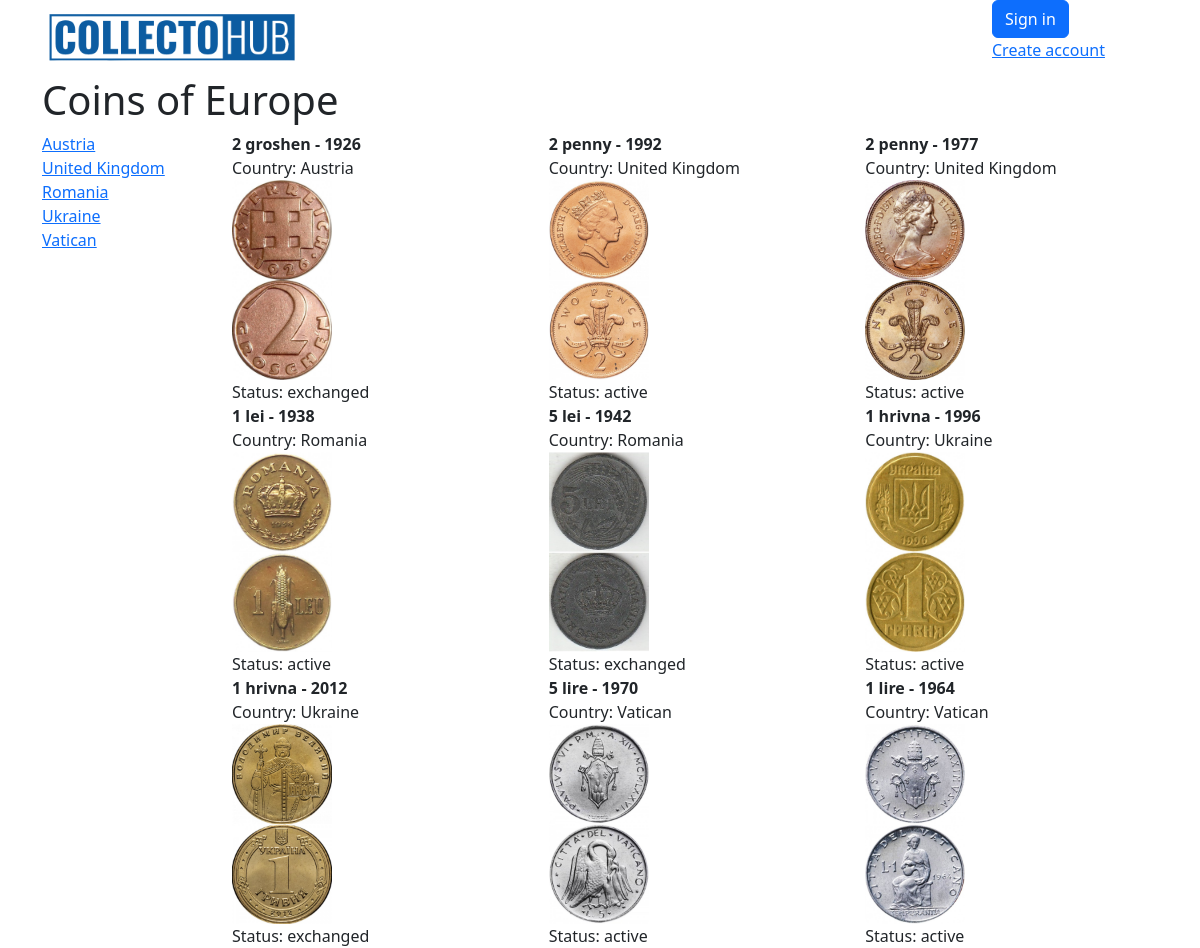
The page /continent/1/ on the database as committed earlier.
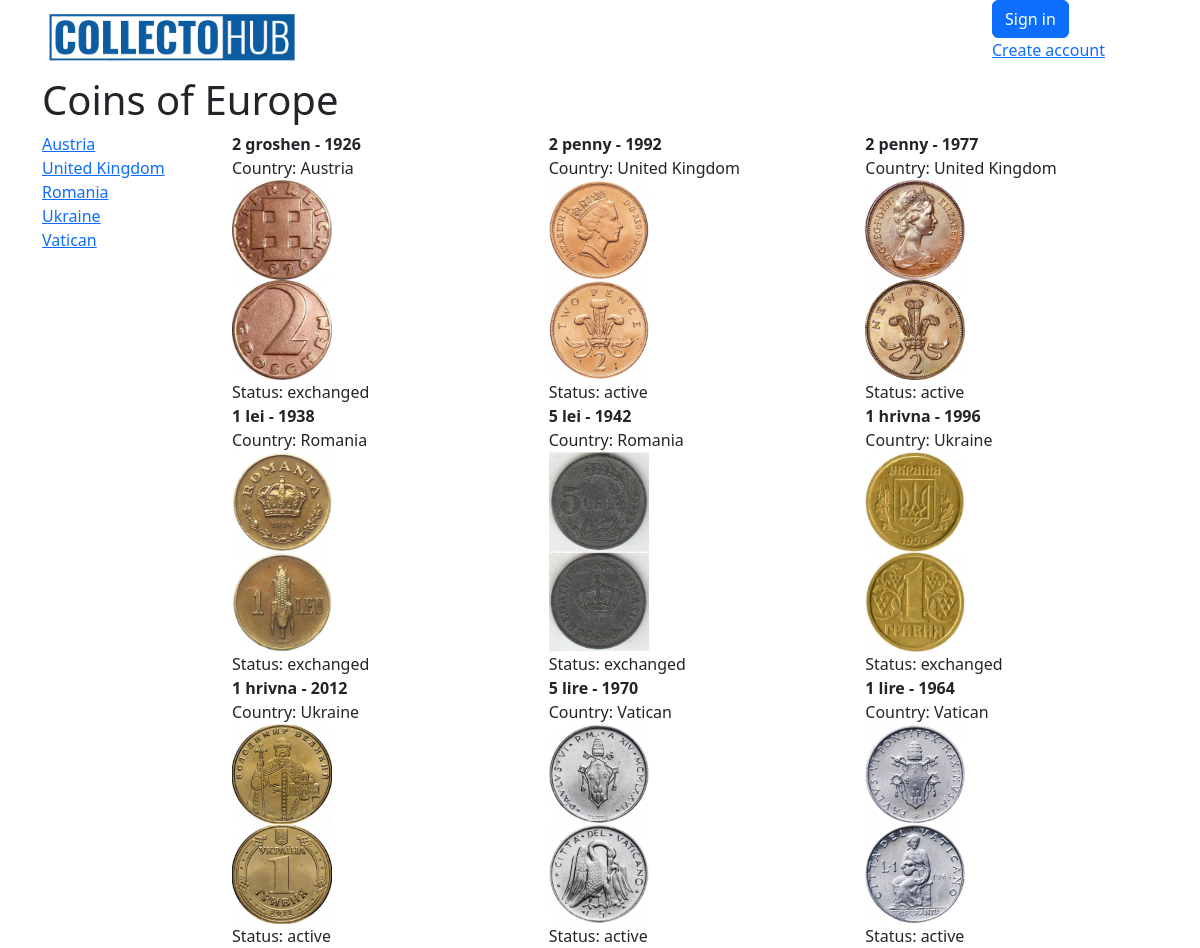
The same page on the database as committed later.
### coins/models.py (models this page shows, shortened)
class Continent(models.Model):
    name = models.CharField(max_length=150, unique=True)
    class Meta:
        verbose_name = "Continent"
        verbose_name_plural = "Continents"
    def get_coins(self):
        return Coin.objects.filter(country__continent=self)
    def get_coutries_has_coins(self):
        return self.countries.filter(coins__isnull=False).distinct()

class Country(models.Model):
    name = models.CharField(max_length=150, unique=True)
    continent = models.ForeignKey(Continent, on_delete=models.CASCADE, related_name="countries")
    class Meta:
        verbose_name = "Country"
        verbose_name_plural = "Countries"
    def __str__(self):
        return self.name

class Coin(models.Model):
    img_front = models.ImageField(upload_to='products_image', blank=True)
    img_back = models.ImageField(upload_to='products_image', blank=True)
    img_add_1 = models.ImageField(upload_to='products_image', blank=True)
    img_add_2 = models.ImageField(upload_to='products_image', blank=True)
    country = models.ForeignKey(Country, on_delete=models.CASCADE, related_name='coins')  # Reference to Country
    denomination = models.CharField(max_length=150)  # Denomination
    year = models.IntegerField()  # Year
    material = models.CharField(max_length=15, blank=True, choices=material_choices)  # Material
    safety = models.CharField(max_length=2, blank=True, choices=safety_choices)  # Optional field for admin use
    weight = models.FloatField(blank=True, null=True)  # Weight
    diameter = models.FloatField(blank=True, null=True)  # Diameter
    thickness = models.FloatField(blank=True, null=True)  # Thickness
    circulation = models.IntegerField(blank=True, null=True)  # Circulation
    owner = models.ForeignKey(User, on_delete=models.CASCADE, related_name='coins')
    box = models.ForeignKey('Box', on_delete=models.SET_NULL, blank=True, null=True, related_name='coins')
    status = models.CharField(max_length=1, choices=status_choices_coin, default='a')
    class Meta:
        verbose_name = 'Coin'
        verbose_name_plural = 'Coins'

### coins/views.py (the view)
# urls.py: path('continent/<int:pk>/', views.ContinentDetailView.as_view(), name='continent-detail'),
class ContinentDetailView(DetailView):
    model = Continent

### coins/templates/coins/continent_detail.html (shortened to what this page needs)
{% extends 'coins/base.html' %}
{% block content %}
<h1>Coins of {{ continent.name }}</h1>
    <div class="row">
        <div class="col-2">
            {% for country in continent.get_coutries_has_coins %}
        <div>
            <a href="{% url 'coins:country-detail' pk=country.id%}"> {{ country }} </a>
        </div>
    {% endfor %}
        </div>
        <div class="col-10">
            <div class="row">
                {% for coin in continent.get_coins %}
                    <div class="col-4">
                        <strong>{{ coin.denomination }} - {{ coin.year }}</strong><br>
                        Country: {{ coin.country.name }}<br>
                        <a href="{% url 'coins:coin-detail' pk=coin.id %}">
                            <img src="{{ coin.img_front.url }}" alt="Front Image" width="100">
                        </a>
                        <br>
                        <a href="{% url 'coins:coin-detail' pk=coin.id %}">
                            <img src="{{ coin.img_back.url }}" alt="Back Image" width="100">
                        </a>
                        <br>
                        Status: {{ coin.get_status_display }}
                    </div>
                {% endfor %}
            </div>
        </div>
    </div>
{% endblock %}

### coins/templates/coins/base.html (shortened to what this page needs)
<!DOCTYPE html>
{% load static %}
<html lang="en">
  <head>
    <link
      href="https://cdn.jsdelivr.net/npm/bootstrap@5.3.3/dist/css/bootstrap.min.css"
      rel="stylesheet"
    />
    <link
      rel="stylesheet"
      href="https://cdnjs.cloudflare.com/ajax/libs/font-awesome/6.6.0/css/all.min.css"
    />
  </head>
  <body>
    <div class="container">
      <div class="row justify-content-between">
        <div class="col-3">
          <a href="{% url 'coins:index'%}">
            <img
              class="w-100"
              src="{% static 'coins/img/coins.png' %}"
              alt="logo"
            />
          </a>
        </div>
        <div class="col-2">
          {% if user.is_authenticated %} {{ user }}
          <img class="w-25" src="{{ user.profile.user_pic.url }}" alt="logo" />
          <br />
          <a href="{% url 'coins:sign-out' %}"> sign out </a>
          {% if user.is_staff %}
          <br />
          <a href="/admin/" target="_blank"> admin panel </a>
          {% endif %}
          {% if user.profile.has_multi_offers_under_consideration %}
          <br />
          <a href="{% url 'coins:user-offers' %}">
            You have offers to consider
          </a>
          {% endif %}
          <br>
          <a href="{% url 'coins:user-cabinet' pk=user.id %}">Personal cabinet</a>
          <br>
            <a href="{% url 'coins:user-mail-box' pk=user.id %}">
              mailbox
              {% if user.profile.unread_messages_count %}
              : ({{ user.profile.unread_messages_count }})
              {% endif %}
            </a>
          {% if user.is_superuser %}
          <div>
              <a href="{% url 'coins:coins-to-send' %}">
                  coins for send
              </a>
          </div>
          {% endif %}
          {% else %}
          <button
            type="button"
            class="btn btn-primary"
            data-bs-toggle="modal"
            data-bs-target="#modal-login"
          >
            Sign in
          </button>
          <br />
          <a href="{% url 'coins:create-account-page' %}"> Create account </a>
          {% endif %}
        </div>
      </div>
      {% block content %}{% endblock %}
    </div>
  </body>
</html>

Rows that differ between the two databases and show on the page:
changed Coin "1 lei": status "active" → "exchanged"
changed Coin (number 6 of 9 on the later page): status "active" → "exchanged"
changed Coin (number 7 of 9 on the later page): status "exchanged" → "active"
